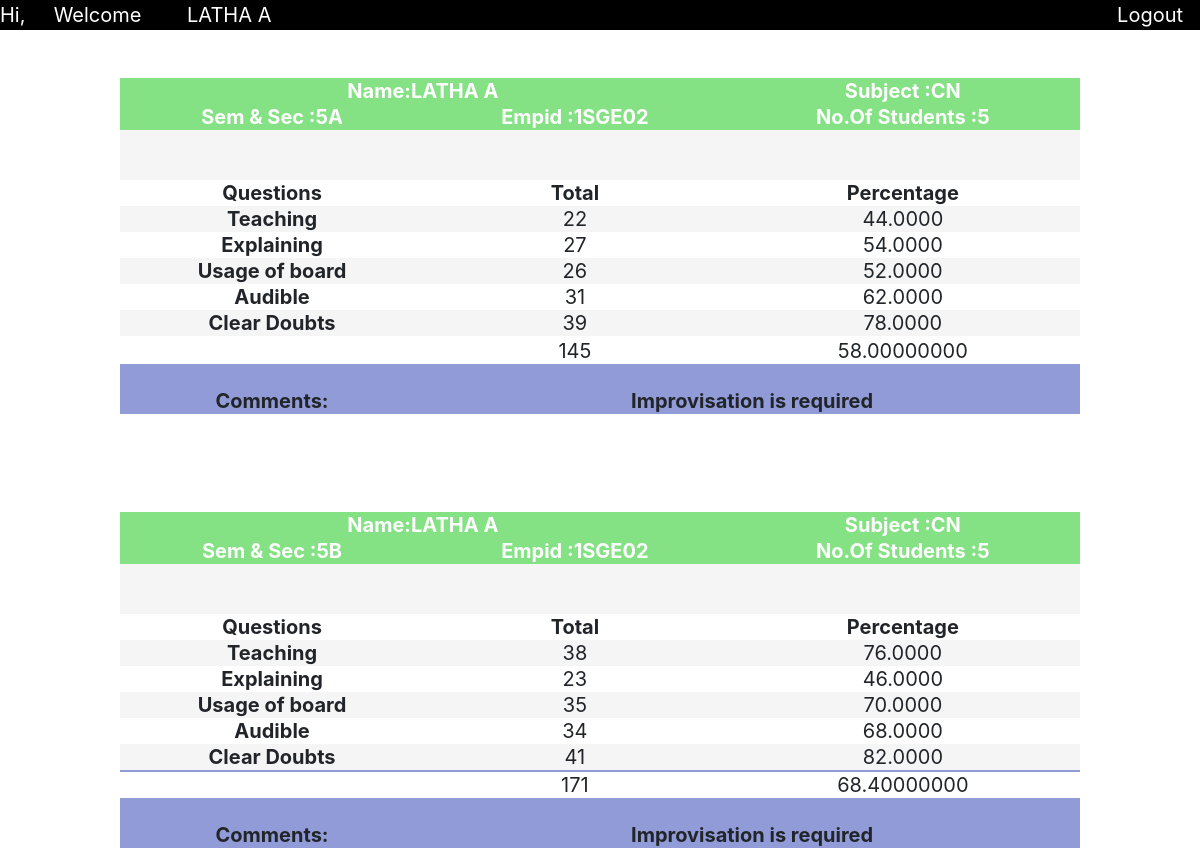
The app's page /faculty_result.php?u=1SGE02 with its own data.
### tables this page shows
CREATE TABLE `employee` (
  `fname` varchar(20) DEFAULT NULL,
  `lname` varchar(20) DEFAULT NULL,
  `empid` varchar(20) NOT NULL,
  `password` varchar(20) DEFAULT NULL,
  `admin` varchar(20) DEFAULT NULL
);

CREATE TABLE `question` (
  `q1` varchar(30) DEFAULT NULL,
  `q2` varchar(30) DEFAULT NULL,
  `q3` varchar(30) DEFAULT NULL,
  `q4` varchar(30) DEFAULT NULL,
  `q5` varchar(30) DEFAULT NULL,
  `admin` varchar(20) DEFAULT NULL
);

### faculty_result.php (the view, shortened to what this page needs)
<html>
    <head>
      <link rel="stylesheet" href="http://maxcd.bootstrapcdn.com/bootstrap/4.0.0/css/bootstrap.min.css">
    </head>
<body>
        <div style="background-color:black;color:white ;height: 30px">
    <span>Hi,</span><span style="color:transparent">hh</span>
    <span>Welcome </span>
    <span style="color:transparent">hhh</span>
<span>
<?php
 $host="localhost";
 $dbusername="root";
 $dbpassword="";
 $dbname="dbmsproject";
 $conn=mysqli_connect($host,$dbusername,$dbpassword,$dbname);
 $usn=$_GET['u'];
 $sql="select fname,lname from employee where empid='$usn'";
$res=mysqli_query($conn,$sql);
if($res->num_rows>0){
    while($rows=$res->fetch_assoc()){
        echo $rows['fname']." ".$rows['lname'];
    }
}
?>
</span>
<span><a href="index.php" style="text-decoration:none
;margin-left:70%;color:white">Logout<span style="color: transparent;">ii</span><i class="fas fa-sign-out-alt"></i></a></span>
</div>
<br>
<br>
<div>
    <table class="me">
        <?php
        $host="localhost";
 $dbusername="root";
 $dbpassword="";
 $dbname="dbmsproject";
 $conn=mysqli_connect($host,$dbusername,$dbpassword,$dbname);
    $user=$_GET['u'];
$sql="select count(semsec) as c  from teaching where empid='$user'";
$res=mysqli_query($conn,$sql);
$cn="";
if($res->num_rows>0){
  while ($ro=$res->fetch_assoc()) {
    $cn=$ro['c'];
  }
}
$cn=(int)$cn;
        $admin="";
$sql ="select admin from employee where empid='$user'";
$res=mysqli_query($conn,$sql);
if($res->num_rows>0){
  while ($rows=$res->fetch_assoc()) {
    $admin=$rows['admin'];
  }
}else{
  echo"<script>alert('Error in fetching admin ')</script>".mysqli_error($conn);
}
        $sql="select q1,q2,q3,q4,q5 from question where admin='$admin'";
        $res=mysqli_query($conn,$sql);
        $q1="";$q2="";$q3="";$q4="";$q5="";$q6="";
if($res->num_rows>0){
    while($rows=$res->fetch_assoc()){
        $q1=$rows['q1'];
        $q2=$rows['q2'];
        $q3=$rows['q3'];
        $q4=$rows['q4'];
        $q5=$rows['q5'];
    }
}else{
    echo "<script>alert('there were no questions prsent for this admin')</script>";
}
if ($cn==2) {
 $sql="select semsec as c from  teaching where empid='$user'";
 $res=mysqli_query($conn,$sql);
$s1="";$s2="";
$i=0;
 if($res->num_rows>0){
while ($ro=$res->fetch_assoc()) {
  if($i==0){
    $s1=$ro['c'];
  }
$i++;
}
$n1="";$n2="";$sub="";$sem="";$emp="";$cnt="";
$sem="$s1";
$sql1="select e.fname as n1 ,e.lname as n2,t.subject as sub,
t.semsec as sem, t.empid as emp, count(distinct(r.usn)) as cnt
from employee e,teaching t,rating r
where t.empid='$user' AND e.empid='$user' and t.semsec='$s1' and t.semsec=r.semsec and r.empid='$user'";
$res1=mysqli_query($conn,$sql1);
if($res1->num_rows>0){
    while($rows1=$res1->fetch_assoc()){
        $n1=$rows1['n1'];
        $n2=$rows1['n2'];
        $sub=$rows1['sub'];
        $sem=$rows1['sem'];
        $emp=$rows1['emp'];
        $cnt=$rows1['cnt'];
    }
}
else{ echo"<script>alert('There were no records found to the particular condition on database');
    </script>";
}
$s1="";$s2="";$s3="";$s4="";$s5="";$s6="";$total="";
$a1="";$a2="";$a3="";$a4="";$a5="";$a6="";$percent="";
$cmnt="";
$sql="select semsec as c from  teaching where empid='$user'";
 $res=mysqli_query($conn,$sql);
$s1="";$s2="";
$i=0;
 if($res->num_rows>0){
while ($ro=$res->fetch_assoc()) {
  if($i==0){
    $s1=$ro['c'];
  }
  if($i==1){
    $s2=$ro['c'];
  }
$i++;
}
$sql2="select sum(q1) as s1 ,avg(q1)*10 as a1,
sum(q2) as s2,avg(q2)*10 as a2 ,
sum(q3) as s3 ,avg(q3)*10 as a3,
sum(q4) as s4,avg(q4)*10 as a4 ,
sum(q5) as s5 ,avg(q5)*10 as a5,
(sum(q1)+sum(q2)+sum(q3)+sum(q4)+sum(q5)) as total,
((avg(q1)+avg(q2)+avg(q3)+avg(q4)+avg(q5))/5)*10 as percent,
case
when ((avg(q1)+avg(q2)+avg(q3)+avg(q4)+avg(q5))/5)*10 >=90
     then 'You Are Doing Great! Keep It Up '
when (((avg(q1)+avg(q2)+avg(q3)+avg(q4)+avg(q5))/5)*10)>80 and (((avg(q1)+avg(q2)+avg(q3)+avg(q4)+avg(q5))/5)*10)<90
then 'Doing Good!,Get one Step Ahead'
else 'Improvisation is required'
end as comments
from rating
where admin='$admin' and empid='$user' and usn in (
select distinct(usn) from rating where semsec='$s1'
)";
     $res2=mysqli_query($conn,$sql2);
     if($res2->num_rows>0){
         while($rows2=$res2->fetch_assoc()){
             $s1=$rows2['s1'];$a1=$rows2['a1'];
             $s2=$rows2['s2'];$a2=$rows2['a2'];
             $s3=$rows2['s3'];$a3=$rows2['a3'];
             $s4=$rows2['s4'];$a4=$rows2['a4'];
             $s5=$rows2['s5'];$a5=$rows2['a5'];
             $total=$rows2['total'];
             $percent=$rows2['percent'];
             $cmnt=$rows2['comments'];
            }
        }
        else{ echo"<script>alert('There  were no records found to the particular condition on
             database');
            </script>";
            }
            echo "<tr><th  colspan='2' style='color:white'>Name:$n1" ."   "." $n2</th>
            <th style='color:white'>Subject :$sub</th></tr>"
            ."<tr><th style='color:white'>Sem & Sec :$sem</th>
            <th style='color:white'>Empid :$emp</th>
            <th style='color:white'>No.Of Students :$cnt</th>
            </tr>
            <tr><td colspan=3><br><br></td></tr>
            <tr><th>Questions</th><th>Total</th><th>Percentage</th></tr>
            <tr>
            <th>$q1</th>  <td>$s1</td><td>$a1</td>
            </tr>
            <tr>
            <th>$q2</th>  <td>$s2</td><td>$a2</td>
            </tr>
            <tr>
            <th>$q3</th>  <td>$s3</td><td>$a3</td>
            </tr>
            <tr>
            <th>$q4</th>  <td>$s4</td><td>$a4</td>
            </tr>
            <tr>
            <th>$q5</th>  <td>$s5</td><td>$a5</td>
            </tr>
            <tr>
            <th>$q6</th>  <td>$s6</td><td>$a6</td>
            </tr>
            <tr>
            <th></th>  <td>$total</td><td>$percent</td>
            </tr>
        <tr>
        <th><br>Comments:</th><th colspan='2'><br>$cmnt</th>
        </tr>
<tr>
<td><br><br><br><br></td>
</tr>
            "
            ;
$s1="";$s2="";$s3="";$s4="";$s5="";$s6="";$total="";
$a1="";$a2="";$a3="";$a4="";$a5="";$a6="";$percent="";
$cmnt="";
$sql="select semsec as c from  teaching where empid='$user'";
 $res=mysqli_query($conn,$sql);
$s1="";$s2="";
$i=0;
 if($res->num_rows>0){
while ($ro=$res->fetch_assoc()) {
  if($i==0){
    $s1=$ro['c'];
  }
  if($i==1){
    $s2=$ro['c'];
  }
$i++;
}
$n1="";$n2="";$sub="";$sem="";$emp="";$cnt="";
$sem="$s1";
$sql1="select e.fname as n1 ,e.lname as n2,t.subject as sub,
t.semsec as sem, t.empid as emp, count(distinct(r.usn)) as cnt
from employee e,teaching t,rating r
where t.empid='$user' AND e.empid='$user' and t.semsec='$s2' and t.semsec=r.semsec and r.empid='$user'";
$res1=mysqli_query($conn,$sql1);
if($res1->num_rows>0){
    while($rows1=$res1->fetch_assoc()){
        $n1=$rows1['n1'];
        $n2=$rows1['n2'];
        $sub=$rows1['sub'];
        $sem=$rows1['sem'];
        $emp=$rows1['emp'];
        $cnt=$rows1['cnt'];
    }
}
else{ echo"<script>alert('There were no records found to the particular condition on database');
    </script>";
}
$sql2="select sum(q1) as s1 ,avg(q1)*10 as a1,
sum(q2) as s2,avg(q2)*10 as a2 ,
sum(q3) as s3 ,avg(q3)*10 as a3,
sum(q4) as s4,avg(q4)*10 as a4 ,
sum(q5) as s5 ,avg(q5)*10 as a5,
(sum(q1)+sum(q2)+sum(q3)+sum(q4)+sum(q5)) as total,
((avg(q1)+avg(q2)+avg(q3)+avg(q4)+avg(q5))/5)*10 as percent,
case
when ((avg(q1)+avg(q2)+avg(q3)+avg(q4)+avg(q5))/5)*10 >=90
     then 'You Are Doing Great! Keep It Up '
when (((avg(q1)+avg(q2)+avg(q3)+avg(q4)+avg(q5))/5)*10)>80 and (((avg(q1)+avg(q2)+avg(q3)+avg(q4)+avg(q5))/5)*10)<90
then 'Doing Good!,Get one Step Ahead'
else 'Improvisation is required'
end as comments
from rating
where admin='$admin' and empid='$user' and usn in (
select distinct(usn) from rating where semsec='$s2'
)";
     $res2=mysqli_query($conn,$sql2);
     if($res2->num_rows>0){
         while($rows2=$res2->fetch_assoc()){
             $s1=$rows2['s1'];$a1=$rows2['a1'];
             $s2=$rows2['s2'];$a2=$rows2['a2'];
             $s3=$rows2['s3'];$a3=$rows2['a3'];
             $s4=$rows2['s4'];$a4=$rows2['a4'];
             $s5=$rows2['s5'];$a5=$rows2['a5'];
             $total=$rows2['total'];
             $percent=$rows2['percent'];
             $cmnt=$rows2['comments'];
            }
        }
        else{ echo"<script>alert('There  were no records found to the particular condition on
             database');
            </script>";
            }
            echo "<tr><th  colspan='2' style='color:white'>Name:$n1" ."   "." $n2</th>
            <th style='color:white'>Subject :$sub</th></tr>"
            ."<tr><th style='color:white'>Sem & Sec :$sem</th>
            <th style='color:white'>Empid :$emp</th>
            <th style='color:white'>No.Of Students :$cnt</th>
            </tr>
            <tr><td colspan=3><br><br></td></tr>
            <tr><th>Questions</th><th>Total</th><th>Percentage</th></tr>
            <tr>
            <th>$q1</th>  <td>$s1</td><td>$a1</td>
            </tr>
            <tr>
            <th>$q2</th>  <td>$s2</td><td>$a2</td>
            </tr>
            <tr>
            <th>$q3</th>  <td>$s3</td><td>$a3</td>
            </tr>
            <tr>
            <th>$q4</th>  <td>$s4</td><td>$a4</td>
            </tr>
            <tr>
            <th>$q5</th>  <td>$s5</td><td>$a5</td>
            </tr>
            <tr>
            <th>$q6</th>  <td>$s6</td><td>$a6</td>
            </tr>
            <tr>
            <th></th>  <td>$total</td><td>$percent</td>
            </tr>
        <tr>
        <th><br>Comments:</th><th colspan='2' style=''><br>$cmnt</th>
        </tr>
        <tr><td></td></tr>
            ";
 }
}}}
 ?>
    </table>
  </div>
    </body>
</html>

### faculty_result.php (style rules this page uses)
table { width: 80%; margin-left: 10%; margin-right: 10%; }
table,tr,th { border: 1px ; border-collapse: collapse; text-align: center; font-size: 20px; }
.me tr:nth-child(1) { background: #84E184; }
.me tr:nth-child(2) { background: #84E184; }
.me tr:nth-child(3) { background: #F5F5F5; }
.me tr:nth-child(4) { background: ; }
.me tr:nth-child(5) { background:#F5F5F5; }
.me tr:nth-child(6) { background: ; }
.me tr:nth-child(7) { background: #F5F5F5; }
.me tr:nth-child(8) { background: ; }
.me tr:nth-child(9) { background: #F5F5F5; }
.me tr:nth-child(12) { background: #919bd7; }
.me tr:nth-child(14) { background: #84E184; }
.me tr:nth-child(15) { background: #84E184; }
.me tr:nth-child(16) { background: #F5F5F5; }
.me tr:nth-child(17) { background: ; }
.me tr:nth-child(18) { background:#F5F5F5; }
.me tr:nth-child(19) { background: ; }
.me tr:nth-child(20) { background: #F5F5F5; }
.me tr:nth-child(21) { background: ; }
.me tr:nth-child(22) { background: #F5F5F5; }
.me tr:nth-child(23) { background: #919bd7; }
.me tr:nth-child(25) { background: #919bd7; }
span { font-size: 20px; }

### records on screen
employee: fname "LATHA", lname "A"
question: q1 "Teaching", q2 "Explaining", q3 "Usage of board", q4 "Audible", q5 "Clear Doubts"

### other values on screen
$sub "CN"
$sem "5A"
$emp "1SGE02"
$cnt "5"
$s1 "22"
$a1 "44.0000"
$s2 "27"
$a2 "54.0000"
$s3 "26"
$a3 "52.0000"
$s4 "31"
$a4 "62.0000"
$s5 "39"
$a5 "78.0000"
$total "145"
